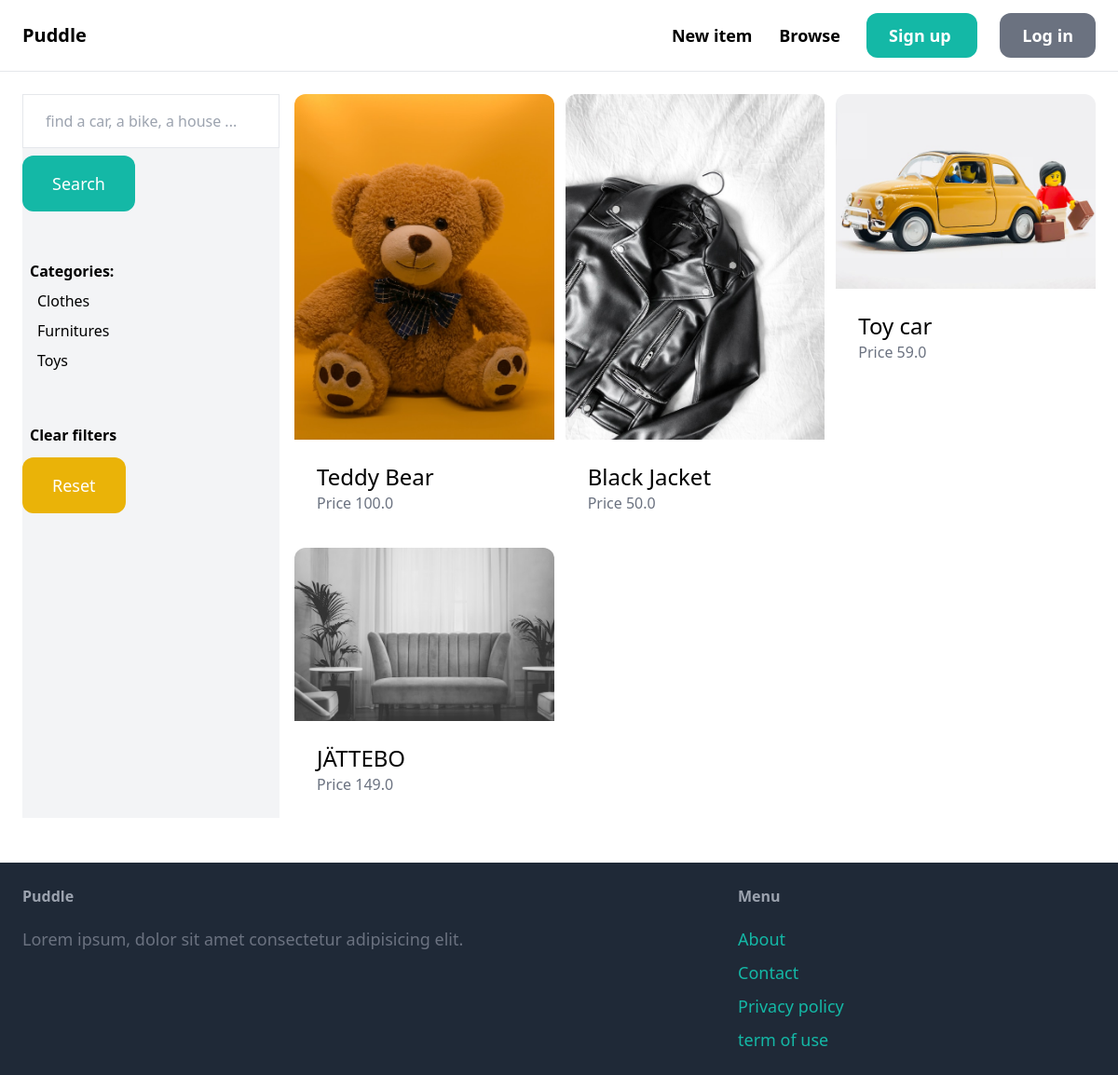
The app's page /items/ with its own data.
### item/models.py (models this page shows, shortened)
class Category(models.Model):
    name = models.CharField(max_length=255)
    class Meta:
        ordering = ('name', )
        verbose_name_plural = 'Categories'

class Item(models.Model):
    category = models.ForeignKey(Category, related_name='items', on_delete=models.CASCADE)
    name = models.CharField(max_length=255)
    description = models.TextField(blank=True, null=True)
    price = models.FloatField()
    image = models.ImageField(upload_to='item_images', blank=True, null=True)
    is_sold = models.BooleanField(default=False)
    created_by = models.ForeignKey(User, related_name='items', on_delete=models.CASCADE)
    created_at = models.DateTimeField(auto_now_add=True)

### item/views.py (the view)
# urls.py: path('', views.items, name='items'),
def items(request):
  query = request.GET.get('query', '')
  category_id = request.GET.get('category', 0)
  categories = Category.objects.all()
  items = Item.objects.filter(is_sold=False)
  if category_id:
    items = items.filter(category_id=category_id)
  if query:
    items = items.filter(Q(name__icontains=query) | Q(description__icontains=query))
  return render(request, 'item/items.html' , {
    'items': items,
    'query': query,
    'categories': categories,
    'category_id': int(category_id)
  })

### item/templates/item/items.html (shortened to what this page needs)
{% extends 'core/base.html' %}
{% block content %}
  <div class="pb-6 grid grid-cols-4 gap-4">
    <div class="col-span-1 bg-gray-100">
      <form action="{% url 'item:items' %}" method="get">
        <input type="text" name="query" class="w-full py-4 px-6 border" value="{{ query }}" placeholder="find a car, a bike, a house ...">
        <button class="mt-2 py-4 px-8 text-lg bg-teal-500 text-white rounded-xl">
          Search
        </button>
      </form>
      <br>
      <br>
      <p class="font-semibold px-2 py-1">Categories:</p>
      <ul>
        {% for category in categories %}
          <li class="py-1 px-4 {% if category.id == category_id %} bg-gray-200{% endif %}">
              <a href="{% url 'item:items' %}?query={{ query }}&category={{ category.id }}">{{ category.name }}</a>
          </li>
        {% endfor %}
      </ul>
      <br>
      <br>
      <p class="font-semibold px-2 py-1">Clear filters</p>
      <ul>
        <li>
          <a href="{% url 'item:items' %}" class="mt-2 py-4 px-8 inline-block bg-yellow-500 text-lg rounded-xl text-white">
            Reset
          </a>
        </li>
      </ul>
    </div>
    <div class="col-span-3">
      <div class="grid grid-cols-3 gap-3">
        {% for item in items %}
          <div>
            <a href="{% url 'item:detail' item.id %}">
              <div>
                <img src="{{item.image.url}}" class="rounded-t-xl">
              </div>
              <div class="p-6 bg-white rounded-b-xl">
                <h2 class="text-2xl">{{item.name}}</h2>
                <p class="text-gray-500">Price {{item.price}}</p>
              </div>
            </a>
          </div>
        {% endfor %}
      </div>
    </div>
  </div>
{% endblock %}

### records on screen
Category: name "Clothes"
Category: name "Furnitures"
Category: name "Toys"
Item: image (picture), name "Teddy Bear", price "100.0"
Item: image (picture), name "Black Jacket", price "50.0"
Item: image (picture), name "Toy car", price "59.0"
Item: image (picture), name "JÄTTEBO", price "149.0"
